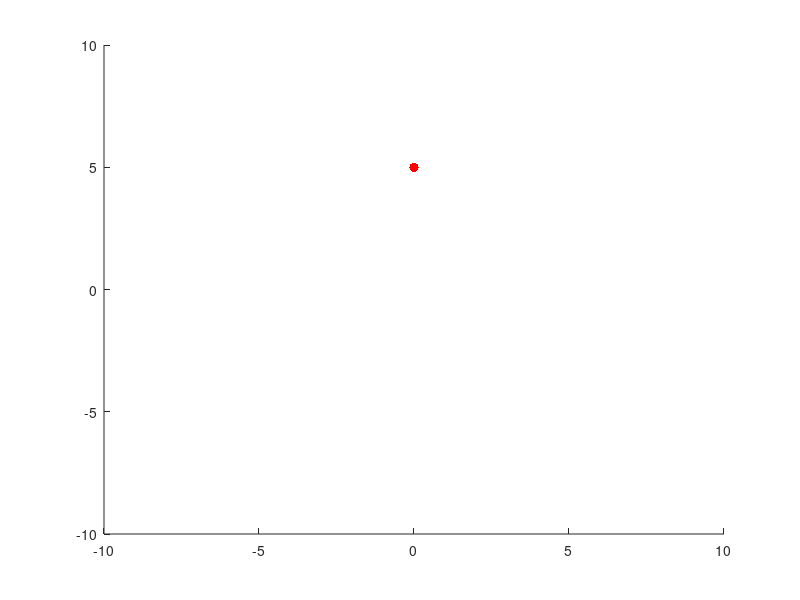

This figure's MATLAB source: (Note: this script raises an error after producing the figure.)
%% ME3050 - Dynamics, Modeling, and Control
% Tristan Hill - 09/10/2015
% 1DOF lumped parameter model (mass+spring) 
%%
% using the...
% TIMER CALLBACK CODE - MATLAB CENTRAL
% Sachitha Obeysekara:
%%

clear all
close all
clc


tmax=10;

%define timer function params
i=1;
t=0;
dt=.05;
%define the model parameters (as global vars)
g=9.8;  %m/s^2
m=10;    %mass of mass (kg)
k=45;    %spring constant (N/m)
%initial conditions (as global vars)
x0=5;    %init pos
xdot0=0; %init vel

p.g=g 
p.m=m 
p.k=k
p.x0=x0 
p.x0dot=xdot0 

% prepare the plot
axes('xlim',[-10,10],'ylim',[-10,10]);

l=line(t,x0,...
    'userdata',0,...
    'marker','.',...
    'color','red',...
    'markersize',20,...
    'linestyle','none');

p.l=l

% px=[0 .5 .5 0]-1;
% py=[0 0 .5 .5];
% 
% pp=patch(px,py,'red',...
%     'userdata',0,...
%     'marker','.',...
%     'markersize',5,...
%     'linestyle','none');
shg;   

th=timer
th.TimerFcn={@model_mk,p}
set(th,...
    'period',dt,...
    'executionmode','fixedrate',...
    'userdata',l);
% ...and start it

start(th);

% while(t<tmax);
% end
%    
% % clean up
% stop(th);
% delete(th);
% close(h)
